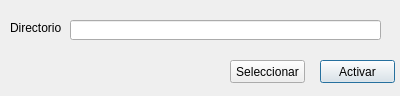
<?xml version="1.0" encoding="UTF-8"?>
<ui version="4.0">
 <class>frm_server</class>
 <widget class="QDialog" name="frm_server">
  <property name="geometry">
   <rect>
    <x>0</x>
    <y>0</y>
    <width>400</width>
    <height>96</height>
   </rect>
  </property>
  <property name="windowTitle">
   <string>Servidor</string>
  </property>
  <widget class="QLineEdit" name="lineEdit">
   <property name="geometry">
    <rect>
     <x>70</x>
     <y>20</y>
     <width>311</width>
     <height>20</height>
    </rect>
   </property>
  </widget>
  <widget class="QLabel" name="lbl0">
   <property name="geometry">
    <rect>
     <x>10</x>
     <y>20</y>
     <width>51</width>
     <height>16</height>
    </rect>
   </property>
   <property name="text">
    <string>Directorio:</string>
   </property>
  </widget>
  <widget class="QPushButton" name="btn_activar">
   <property name="geometry">
    <rect>
     <x>320</x>
     <y>60</y>
     <width>75</width>
     <height>23</height>
    </rect>
   </property>
   <property name="text">
    <string>Activar</string>
   </property>
  </widget>
  <widget class="QPushButton" name="btn_seleccionar">
   <property name="geometry">
    <rect>
     <x>230</x>
     <y>60</y>
     <width>75</width>
     <height>23</height>
    </rect>
   </property>
   <property name="text">
    <string>Seleccionar</string>
   </property>
  </widget>
 </widget>
 <resources/>
 <connections/>
</ui>
